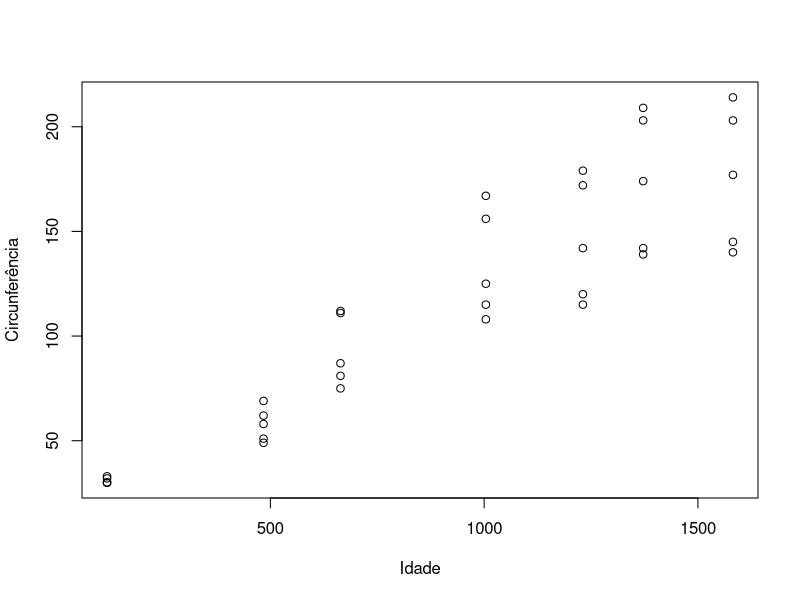

Reproduce this figure in R.
## ---- chunk 1
head(Orange, 10)
## ---- chunk 2
correlacao = cor.test(Orange$age, Orange$circumference)
correlacao
r2 = correlacao$estimate
## ---- chunk 3
# Plota um gráfico que expressa
# a relação da circunferência em função da idade
plot(Orange$age, Orange$circumference,
     xlab = "Idade",
     ylab = "Circunferência")
